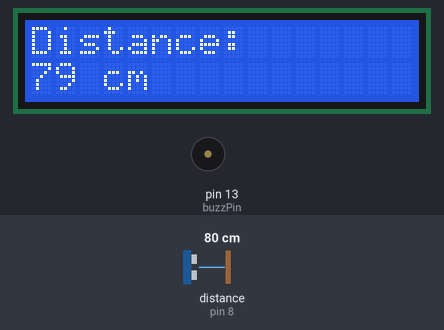
Bench run of a sketch on a simulated Arduino Uno, built with avr-gcc and run on an emulated ATmega328P. Parts: 16×2 character LCD, buzzer (waves = sounding, pin HIGH). Wiring (inferred from the names in the program): ultrasonic range finder: trigger pin 7; echo pin 8. The test bench sets the inputs (shaded band); at power-on: distance to the obstacle (sensor on pin 8) 80 cm. The echo pulse lasts 58.3 µs per cm; pins used as bus, display or sensor lines are not drawn; what the sketch prints to the serial monitor is not drawn.

Above: at 1.2 s.
1.3 s: distance to the obstacle (sensor on pin 8) set to 43 cm
At 2.0 s:
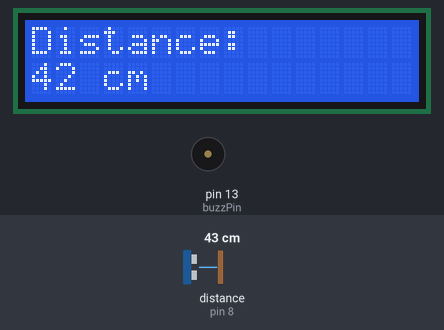
2.8 s: distance to the obstacle (sensor on pin 8) set to 38 cm
At 3.76 s:
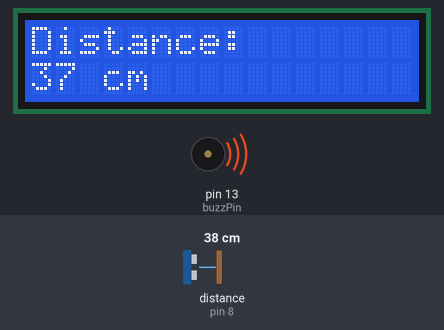
5.8 s: distance to the obstacle (sensor on pin 8) set to 2 cm
At 6.65 s:
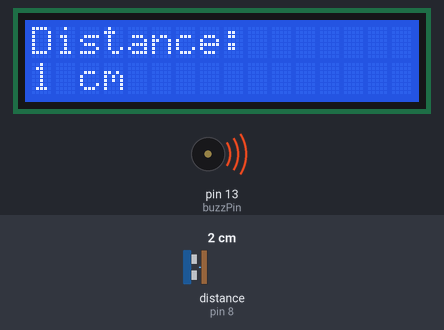
7.3 s: distance to the obstacle (sensor on pin 8) set to 60 cm
At 7.9 s:
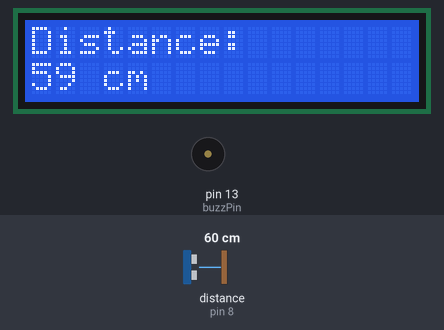
Timing chart, 0 to 9.8 s (numbered marks = the images above; inputs shaded):
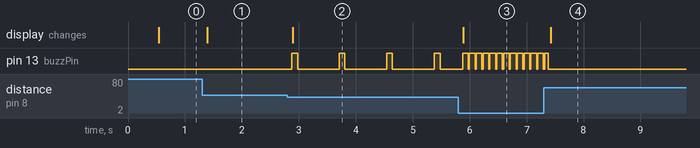

The sketch:

distSensorWithBuzzer2.ino
```cpp
#include <LiquidCrystal_I2C.h>

// Buzzer pin
const int buzzPin = 13;

// HC-SR04 ultrasonic sensor pins
const int trigPin = 7;
const int echoPin = 8;

// // LCD screen pins
// const int sda = A4;
// const int scl = A5;

// will keep track of time for the buzzers
unsigned long currentMillis;
unsigned long previousMillis = 0;

// on time and off time for the buzzer, off will vary
const long onInterval = 100;
long offInterval;

// HC-SR04 reading interval
const long sensorInterval = 50;
unsigned long previousReading = 0;

// LCD interval
const long lcdInterval = 500;
unsigned long previousPrint = 0;

// 5 values for the moving median to filter noisy readings
const int numReadings = 3;
int readings[numReadings];
int sorted[numReadings];
int index = 0;

// Distance and median distance of numReading measurements
int distance;
int medianDistance = 0;
int prevMedianDistance = 0;

// Initial buzzer state
bool buzzState = LOW;

// LCD screen
LiquidCrystal_I2C lcd(0x27, 16, 2);

// LCD print flag
bool printFlag = false;

void setup() {
  // initalize serial communication to view the data
  Serial.begin(9600);

  // initialize trigPin as an output pin as it will send the pulse
  // to trigger the sensor and echoPin as input as it will read the
  // voltage produced by the sensor when the sound wave returns
  pinMode(trigPin, OUTPUT);
  pinMode(echoPin, INPUT);

  // // initialize lcd pins and screen
  // pinMode(sda, OUTPUT);
  // pinMode(scl, OUTPUT);

  lcd.init();
  lcd.backlight();

  // Write distance on the first row
  lcd.setCursor(0, 0);
  lcd.print("Distance:");

  // initialize buzzerPin as output
  pinMode(buzzPin, OUTPUT);

  // Popluate the arrays with 0s initially
  for (int i = 0; i < numReadings; i++) {
    readings[i] = 1000;
    sorted[i] = 1000;

  }
}

void loop() {
  // Current time in milliseconds
  currentMillis = millis();

  // Check if its time to read from the sensor
  if (currentMillis - previousReading >= sensorInterval) {
    // Read the distance from the sensor
    distance = readDistance();

    // Store the new reading in the array
    readings[index] = distance;

    // Sort the values in the readings array
    memcpy(sorted, readings, numReadings * sizeof(int));
    qsort(sorted, numReadings, sizeof(int), compare);

    // Calculate the median
    medianDistance = sorted[numReadings / 2];

    // Check if it is different from the previous value
    printFlag = (medianDistance != prevMedianDistance);

    // Print medianDistance on the serial monitor
    Serial.print(medianDistance);
    Serial.println(" cm");

    // Update the previous reading time
    previousReading = currentMillis;

    // Update the offInterval time
    calculateInterval(medianDistance);

    // Store the previous distance and only refresh the shown val if the current
    // value is different from the previous
    prevMedianDistance = medianDistance;
  }
  // Serial.println(medianDistance);

  // Turn buzzer on or off
  useBuzzer();

  // Print distance on lcdScreen
  if (currentMillis - previousPrint >= lcdInterval && printFlag) {
    printDist(medianDistance);
    previousPrint = currentMillis;
  }

  // Move to the next index
  index = (index + 1) % numReadings;

}

// Function to read the distance from the sensor
int readDistance() {
  // duration will store the time it takes for the sound to come back
  // inches and cm will be the distances to the obstacle in inches and cm
  long duration, inches, cm;

  // Make sure the voltage at trigPin is LOW
  digitalWrite(trigPin, LOW);
  delayMicroseconds(2);

  // Send a pulse that lasts 10 microseconds
  digitalWrite(trigPin, HIGH);
  delayMicroseconds(10); // expected pulse duration for HC-SR04
  digitalWrite(trigPin, LOW);

  // echoPin will turn HIGH when the sound wave is sent and it will stay that way
  // until the sound wave returns after hitting an object
  // the duration in microseconds of the HIGH signal from echoPin is measured with pulseIn
  duration = pulseIn(echoPin, HIGH);

  // convert the time into a distance
  inches = msToIn(duration);
  cm = msToCm(duration);

  // // print the values in the serial monitor
  // Serial.print(inches);
  // Serial.print("in, ");
  // Serial.print(cm);
  // Serial.print("cm");
  // Serial.println();

  return cm;
}


// Compare function needed by qsort
int compare(const void *a, const void *b) {
  return (*(int*)a - *(int*)b);
}


// Convert sound travel time in ms to inches
// Speed of sound in air is roughly 340 m/s
long msToIn(long microseconds) {
  // 0.0134 in is the distance sound travels in a microsecond
  // also divide by 2 since the sound travels double the distance
  return microseconds * 0.0134 / 2;
}

// Convert sound travel time in ms to cm
long msToCm(long microseconds) {
  // 0.034 cm is the distance sound travels in a microsecond
  // also divide by 2 since the sound travels double the distance
  return microseconds * 0.034 / 2;
}

// Calculate the off interval based on the distance of the obstacle to the sensor
// The closer the object the more frequet the beeps (smaller offInterval)
void calculateInterval(int dist) {
  // Map the distance to the obstacle to a time value for the off interval of the buzzer
  long unconstrained = map(dist, 4, 40, 20, 800);
  offInterval = constrain(unconstrained, 20, 800);
  // Serial.print(dist);
  // Serial.print(" cm, ");
  // Serial.println(offInterval);
}

// Function to turn buzzer on or off
void useBuzzer() {
  // If the distance to the obstacle is larger than 40 cm, then turn the buzzer off
  if (medianDistance >= 40) {
    // Serial.println("HERE");
    buzzState = LOW;
    digitalWrite(buzzPin, LOW);
  }
  // Otherwise
  else {
    // If the buzzer is on and the defined on time has been reached/exceeded turn
    // it off, and update previousTime (since buzzer is flipped)
    if (buzzState == HIGH && currentMillis - previousMillis >= onInterval) {
      // Serial.println(currentMillis - previousMillis);
      buzzState = LOW;
      digitalWrite(buzzPin, LOW);
      previousMillis = currentMillis;
    }
    // If it is off and the off time has been reached/exceeded turn it on, and
    // update previousTime
    else if (buzzState == LOW && currentMillis - previousMillis >= offInterval) {
      // Serial.println(currentMillis - previousMillis);
      buzzState = HIGH;
      digitalWrite(buzzPin, HIGH);
      previousMillis = currentMillis;
    }

  }
}

// Function to clear the second row of the LCD screen
// (where the distance in cm is printed)
void clearRow(int row) {
  lcd.setCursor(0, row); // Set cursor to 0th col of row
  for (int i = 0; i < 8; i++) {
    lcd.print(" "); // Print whitespaces
  }
  lcd.setCursor(0, row); // Set cursor to the 0th col of the row again
}

// Print the distance in cm on the LCD screen
void printDist(int dist) {
  clearRow(1);
  lcd.print(dist);
  lcd.print(" cm");
}
```

Measured:
- the behaviour switches between 41 and 40 cm on distance to the obstacle (sensor on pin 8) (found by bisection; images 1 and 2)
- after the input at 1.3 s, the display: changes after 0.09 s (image 1)
- after the input at 2.8 s, pin 13 (buzzPin): alternates HIGH for 0.10 s and LOW for 0.73 s, starting after 0.08 s; the display: changes after 0.09 s (image 2)
- after the input at 5.8 s, pin 13 (buzzPin): alternates HIGH for 0.10 s and LOW for 0.02 s, starting after 0.08 s; the display: changes after 0.09 s (image 3)
- after the input at 7.3 s, the display: changes after 0.13 s (image 4)
